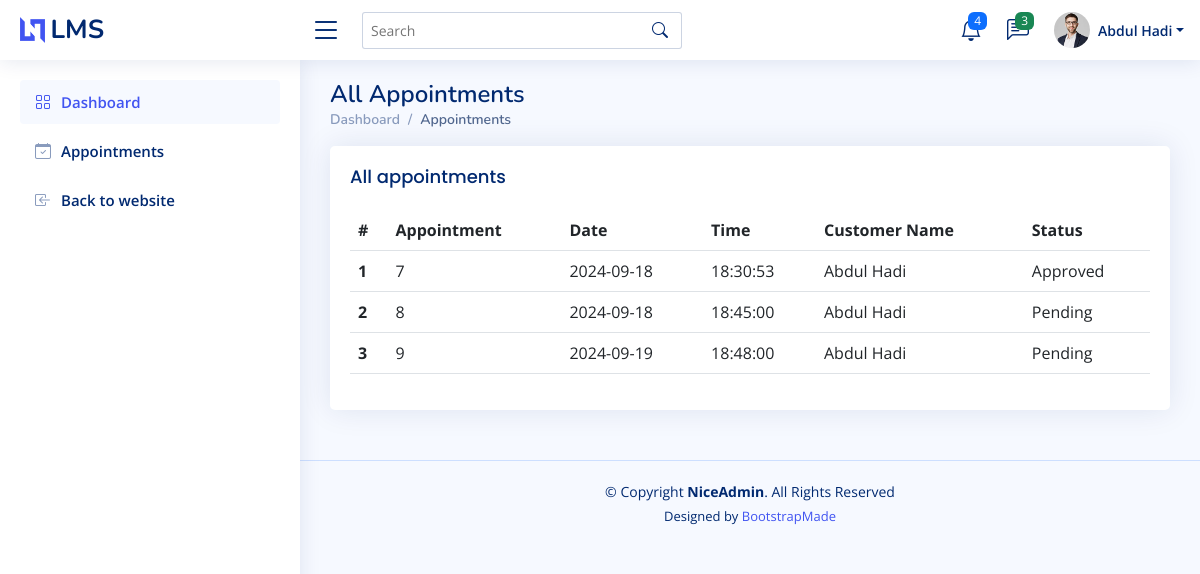
Page /customer/appointment.php (signed in) on the committed database.
### tables this page shows
CREATE TABLE `appointments` (
  `appointmentid` int(11) NOT NULL,
  `date` date NOT NULL,
  `time` time NOT NULL,
  `customerid` int(11) DEFAULT NULL,
  `lawyerid` int(11) DEFAULT NULL,
  `status` tinyint(1) DEFAULT 0
);

CREATE TABLE `users` (
  `userid` int(11) NOT NULL,
  `name` varchar(50) NOT NULL,
  `email` varchar(255) DEFAULT NULL,
  `genderid` int(11) DEFAULT NULL,
  `dob` date DEFAULT NULL,
  `phone` varchar(16) DEFAULT NULL,
  `address` text DEFAULT NULL,
  `roleid` int(11) DEFAULT NULL,
  `photo` varchar(255) DEFAULT NULL
);

### customer/appointment.php (the view)
<?php
include('customer.header.inc.php');
$customerid = $_SESSION['userid'];
$appointments_sql = "
    SELECT
        app.appointmentid,
        app.date,
        app.time,
        app.status,
        cus.name AS CustomerName
    FROM
        appointments AS app
    JOIN
        users AS cus ON app.customerid = cus.userid
    WHERE
        app.customerid = ?
";
$stmt = $conn->prepare($appointments_sql);
$stmt->bind_param("i", $customerid);
$stmt->execute();
$result = $stmt->get_result();
if ($result->num_rows > 0) {
    ?>
    <main id="main" class="main">
        <div class="pagetitle">
            <h1>All Appointments</h1>
            <nav>
                <ol class="breadcrumb">
                    <li class="breadcrumb-item"><a href="admin.dashboard.php">Dashboard</a></li>
                    <li class="breadcrumb-item active">Appointments</li>
                </ol>
            </nav>
        </div>
        <section class="section">
            <div class="row">
                <div class="col-lg-12">
                    <div class="card">
                        <div class="card-body">
                            <h5 class="card-title">All appointments</h5>
                            <table class="table datatable">
                                <thead>
                                    <tr>
                                        <th scope="col">#</th>
                                        <th scope="col">Appointment</th>
                                        <th scope="col">Date</th>
                                        <th scope="col">Time</th>
                                        <th scope="col">Customer Name</th>
                                        <th scope="col">Status</th>
                                    </tr>
                                </thead>
                                <tbody>
                                    <?php
                                    $srno = 1;
                                    while ($appointment = $result->fetch_assoc()) { ?>
                                        <tr>
                                            <th scope="row"><?php echo $srno; ?></th>
                                            <td><?php echo $appointment['appointmentid']; ?></td>
                                            <td><?php echo $appointment['date']; ?></td>
                                            <td><?php echo $appointment['time']; ?></td>
                                            <td><?php echo $appointment['CustomerName']; ?></td>
                                            <td>
                                                <?php
                                                if ($appointment['status'] == 1) {
                                                    echo "Approved";
                                                } else {
                                                    echo "Pending";
                                                }
                                                ?>
                                            </td>
                                        </tr>
                                    <?php $srno++;
                                    } ?>
                                </tbody>
                            </table>
                        </div>
                    </div>
                </div>
            </div>
        </section>
    </main>
<?php
} else {
    echo "No appointments found.";
}
include('customer.footer.inc.php');
?>

### assets/css/style.css (style rules this page uses)
:root { scroll-behavior: smooth; }
body { font-family: "Open Sans", sans-serif; background: #f6f9ff; color: #444444; }
a { color: #4154f1; text-decoration: none; }
h1, h2, h3, h4, h5, h6 { font-family: "Nunito", sans-serif; }
#main { margin-top: 60px; padding: 20px 30px; transition: all 0.3s; }
.pagetitle { margin-bottom: 10px; }
.pagetitle h1 { font-size: 24px; margin-bottom: 0; font-weight: 600; color: #012970; }
.card { margin-bottom: 30px; border: none; border-radius: 5px; box-shadow: 0px 0 30px rgba(1, 41, 112, 0.1); }
.card-title { padding: 20px 0 15px 0; font-size: 18px; font-weight: 500; color: #012970; font-family: "Poppins", sans-serif; }
.card-body { padding: 0 20px 20px 20px; }
.breadcrumb { font-size: 14px; font-family: "Nunito", sans-serif; color: #899bbd; font-weight: 600; }
.breadcrumb a { color: #899bbd; transition: 0.3s; }
.breadcrumb .breadcrumb-item::before { color: #899bbd; }
.breadcrumb .active { color: #51678f; font-weight: 600; }
@media (min-width: 1200px) { #main, #footer { margin-left: 300px; } }

### rows in the picture
appointments: appointmentid "7", date "2024-09-18", time "18:30:53", customerid.name "Abdul Hadi", status "Approved"
appointments: appointmentid "8", date "2024-09-18", time "18:45:00", customerid.name "Abdul Hadi", status "Pending"
appointments: appointmentid "9", date "2024-09-19", time "18:48:00", customerid.name "Abdul Hadi", status "Pending"

### other values in the picture
$_SESSION['name'] "Abdul Hadi"
